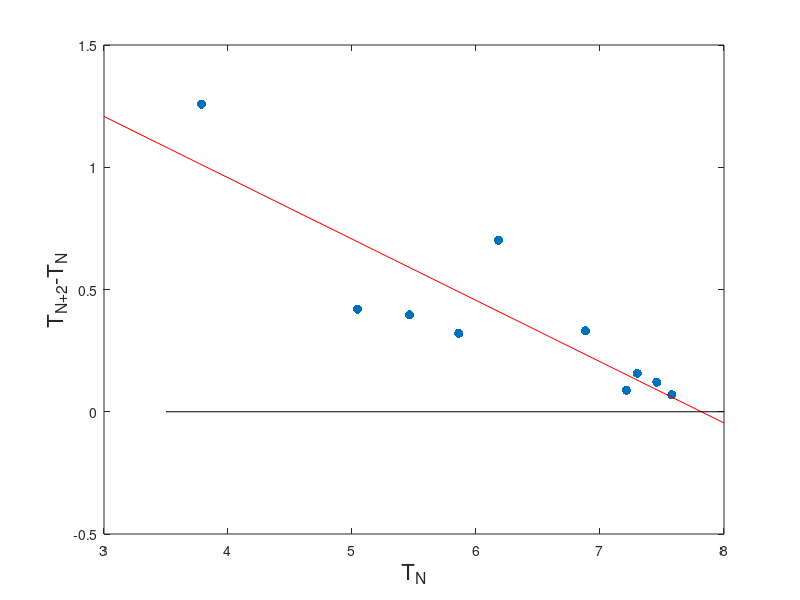

Write MATLAB code to recreate this figure.
% produces plot to help visualize when the turn times converge to

clear all;close all;

load turn_times


plot(turn_times(1:end-1),diff(turn_times),'.','markersize',20)
ax = axis;
xlabel('T_N','fontsize',16)
ylabel('T_{N+2}-T_N','fontsize',16)
fit = polyfit(turn_times(1:end-1),diff(turn_times),1);
hold on
plot(ax(1:2),polyval(fit,ax(1:2)),'r');
plot([3.5,8],[0,0],'k')

intersect = -fit(2)/fit(1)

saveas(gcf,'turn_time_plot','png')